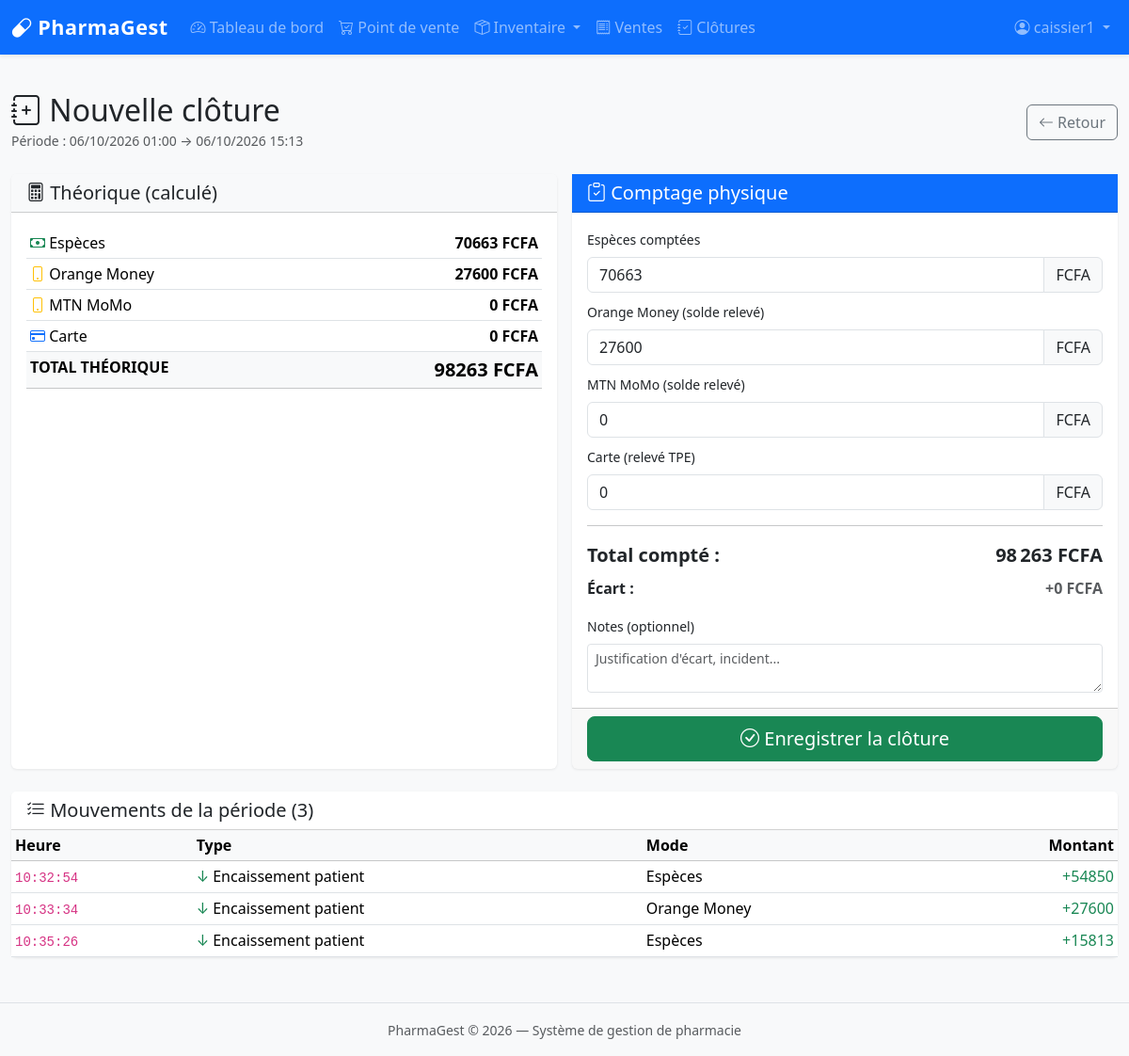
The page /sales/closures/new/ (signed in) on the database its author committed.
### accounts/models.py (models this page shows, shortened)
class User(AbstractUser):
    ROLE_CHOICES = [
        ('admin', 'Administrateur'),
        ('pharmacist', 'Pharmacien'),
        ('cashier', 'Caissier'),
    ]
    role = models.CharField(max_length=20, choices=ROLE_CHOICES, default='cashier')
    phone = models.CharField("Téléphone", max_length=20, blank=True)
    can_access_cash_closure = models.BooleanField(
        "Peut clôturer la caisse", default=False,
        help_text="Autorise l'accès à l'écran de clôture de caisse. "
                  "À réserver aux responsables."
    )
    can_manage_insurance = models.BooleanField(
        "Peut gérer les assurances", default=False,
        help_text="Autorise la gestion des créances et paiements d'assurance."
    )
    can_view_reports = models.BooleanField(
        "Peut voir les rapports", default=False,
        help_text="Autorise l'accès aux rapports de vente et de caisse."
    )

### sales/models.py (models this page shows, shortened)
class CashMovement(models.Model):
    TYPE_CHOICES = [
        ('sale_patient', "Encaissement patient"),
        ('refund', "Remboursement"),
        ('purchase', "Achat fournisseur"),
        ('expense', "Dépense"),
        ('cash_in', "Entrée de caisse manuelle"),
        ('cash_out', "Sortie de caisse manuelle"),
    ]
    movement_type = models.CharField(
        "Type", max_length=30, choices=TYPE_CHOICES, db_index=True
    )
    amount = models.DecimalField(
        "Montant", max_digits=12, decimal_places=2,
        help_text="Toujours positif."
    )
    payment_method = models.CharField(
        "Mode de paiement", max_length=20,
        choices=Sale.PAYMENT_CHOICES,
        help_text="Espèces, OM, MoMo, carte — le canal physique."
    )
    sale = models.ForeignKey(
        Sale, on_delete=models.SET_NULL,
        null=True, blank=True, related_name='cash_movements',
        verbose_name="Vente liée"
    )
    description = models.CharField("Description", max_length=255, blank=True)
    reference = models.CharField(
        "Référence", max_length=50, blank=True, db_index=True
    )
    created_by = models.ForeignKey(
        settings.AUTH_USER_MODEL, on_delete=models.PROTECT,
        null=True, blank=True, verbose_name="Créé par"
    )
    date = models.DateTimeField("Date", default=timezone.now, db_index=True)
    created_at = models.DateTimeField(auto_now_add=True)
    class Meta:
        verbose_name = "Mouvement de caisse"
        verbose_name_plural = "Mouvements de caisse"
        ordering = ['-date']
        indexes = [
            models.Index(fields=['date', 'movement_type']),
            models.Index(fields=['date', 'payment_method']),
        ]
    @property
    def is_inflow(self):
        return self.movement_type in ('sale_patient', 'cash_in')

### sales/views.py (the view, shortened to what this page needs)
# urls.py: path('closures/new/', views.cash_closure_new, name='cash_closure_new'),
@login_required
@can_access_cash_closure
def cash_closure_new(request):
    now = timezone.now()
    default_start = now.replace(hour=0, minute=0, second=0, microsecond=0)
    period_start_str = request.GET.get('start') or request.POST.get('period_start')
    period_end_str = request.GET.get('end') or request.POST.get('period_end')
    try:
        period_start = (
            datetime.fromisoformat(period_start_str)
            if period_start_str else default_start
        )
    except ValueError:
        period_start = default_start
    try:
        period_end = (
            datetime.fromisoformat(period_end_str)
            if period_end_str else now
        )
    except ValueError:
        period_end = now
    preview = CashClosure(
        cashier=request.user,
        closure_date=period_end.date(),
        period_start=period_start,
        period_end=period_end,
    )
    preview.compute_totals()
    movements = CashMovement.objects.filter(
        created_by=request.user,
        date__gte=period_start,
        date__lte=period_end,
    ).order_by('date')
    sales = Sale.objects.filter(
        cashier=request.user,
        created_at__gte=period_start,
        created_at__lte=period_end,
    ).order_by('created_at')
    context = {
        'preview': preview,
        'movements': movements,
        'sales': sales,
        'period_start': period_start,
        'period_end': period_end,
        'payment_methods': CashMovement.PAYMENT_CHOICES if hasattr(CashMovement, 'PAYMENT_CHOICES') else Sale.PAYMENT_CHOICES,
    }
    return render(request, 'sales/cash_closure_form.html', context)

### accounts/permissions.py (called while the page is built)
def require_permission(field_name, error_message=None):
    def decorator(view_func):
        @wraps(view_func)
        def _wrapped(request, *args, **kwargs):
            if not request.user.is_authenticated:
                return redirect('login')
            if request.user.is_superuser:
                return view_func(request, *args, **kwargs)
            if not getattr(request.user, field_name, False):
                msg = error_message or "Vous n'avez pas la permission d'accéder à cette page."
                messages.error(request, msg)
                raise PermissionDenied(msg)
            return view_func(request, *args, **kwargs)
        return _wrapped
    return decorator

### sales/templates/sales/cash_closure_form.html (shortened to what this page needs)
{% extends "base.html" %}
{% block content %}
<div class="d-flex justify-content-between align-items-center mb-4">
    <div>
        <h2 class="mb-0"><i class="bi bi-journal-plus"></i> Nouvelle clôture</h2>
        <small class="text-muted">
            Période : {{ period_start|date:"d/m/Y H:i" }} → {{ period_end|date:"d/m/Y H:i" }}
        </small>
    </div>
    <a href="{% url 'sales:cash_closure_list' %}" class="btn btn-outline-secondary">
        <i class="bi bi-arrow-left"></i> Retour
    </a>
</div>
<div class="row g-3">
    <div class="col-lg-6">
        <div class="card h-100">
            <div class="card-header bg-light">
                <h5 class="mb-0"><i class="bi bi-calculator"></i> Théorique (calculé)</h5>
            </div>
            <div class="card-body">
                <table class="table table-sm mb-0">
                    <tr>
                        <td><i class="bi bi-cash text-success"></i> Espèces</td>
                        <td class="text-end fw-bold">{{ preview.theoretical_cash|floatformat:0 }} FCFA</td>
                    </tr>
                    <tr>
                        <td><i class="bi bi-phone text-warning"></i> Orange Money</td>
                        <td class="text-end fw-bold">{{ preview.theoretical_om|floatformat:0 }} FCFA</td>
                    </tr>
                    <tr>
                        <td><i class="bi bi-phone text-warning"></i> MTN MoMo</td>
                        <td class="text-end fw-bold">{{ preview.theoretical_momo|floatformat:0 }} FCFA</td>
                    </tr>
                    <tr>
                        <td><i class="bi bi-credit-card text-primary"></i> Carte</td>
                        <td class="text-end fw-bold">{{ preview.theoretical_card|floatformat:0 }} FCFA</td>
                    </tr>
                    <tr class="table-light">
                        <th>TOTAL THÉORIQUE</th>
                        <th class="text-end fs-5">{{ preview.theoretical_total|floatformat:0 }} FCFA</th>
                    </tr>
                </table>
            </div>
        </div>
    </div>
    <div class="col-lg-6">
        <form method="post" class="card h-100">
            <div class="card-header bg-primary text-white">
                <h5 class="mb-0"><i class="bi bi-clipboard-check"></i> Comptage physique</h5>
            </div>
            <div class="card-body">
                <div class="mb-2">
                    <label class="form-label small">Espèces comptées</label>
                    <div class="input-group">
                        <input type="number" name="counted_cash" step="1" min="0"
                               class="form-control" id="counted_cash"
                               value="{{ preview.theoretical_cash|floatformat:0 }}" required>
                        <span class="input-group-text">FCFA</span>
                    </div>
                </div>
                <div class="mb-2">
                    <label class="form-label small">Orange Money (solde relevé)</label>
                    <div class="input-group">
                        <input type="number" name="counted_om" step="1" min="0"
                               class="form-control" id="counted_om"
                               value="{{ preview.theoretical_om|floatformat:0 }}" required>
                        <span class="input-group-text">FCFA</span>
                    </div>
                </div>
                <div class="mb-2">
                    <label class="form-label small">MTN MoMo (solde relevé)</label>
                    <div class="input-group">
                        <input type="number" name="counted_momo" step="1" min="0"
                               class="form-control" id="counted_momo"
                               value="{{ preview.theoretical_momo|floatformat:0 }}" required>
                        <span class="input-group-text">FCFA</span>
                    </div>
                </div>
                <div class="mb-2">
                    <label class="form-label small">Carte (relevé TPE)</label>
                    <div class="input-group">
                        <input type="number" name="counted_card" step="1" min="0"
                               class="form-control" id="counted_card"
                               value="{{ preview.theoretical_card|floatformat:0 }}" required>
                        <span class="input-group-text">FCFA</span>
                    </div>
                </div>
                <hr>
                <div class="d-flex justify-content-between fs-5">
                    <strong>Total compté :</strong>
                    <strong id="counted-total">0 FCFA</strong>
                </div>
                <div class="d-flex justify-content-between mt-2">
                    <strong>Écart :</strong>
                    <strong id="discrepancy" class="text-muted">0 FCFA</strong>
                </div>
                <div class="mt-3">
                    <label class="form-label small">Notes (optionnel)</label>
                    <textarea name="notes" class="form-control form-control-sm" rows="2"
                              placeholder="Justification d'écart, incident..."></textarea>
                </div>
            </div>
            <div class="card-footer">
                <div class="d-grid">
                    <button type="submit" class="btn btn-success btn-lg">
                        <i class="bi bi-check-circle"></i> Enregistrer la clôture
                    </button>
                </div>
            </div>
        </form>
    </div>
</div>
<div class="card mt-4">
    <div class="card-header bg-white">
        <h5 class="mb-0"><i class="bi bi-list-check"></i> Mouvements de la période ({{ movements.count }})</h5>
    </div>
    <div class="table-responsive" style="max-height: 400px; overflow-y: auto;">
        <table class="table table-sm table-hover mb-0">
            <thead class="table-light" style="position: sticky; top: 0;">
                <tr>
                    <th>Heure</th>
                    <th>Type</th>
                    <th>Mode</th>
                    <th class="text-end">Montant</th>
                </tr>
            </thead>
            <tbody>
                {% for m in movements %}
                <tr>
                    <td><code>{{ m.date|date:"H:i:s" }}</code></td>
                    <td>
                        {% if m.is_inflow %}
                            <span class="text-success">↓</span> {{ m.get_movement_type_display }}
                        {% else %}
                            <span class="text-danger">↑</span> {{ m.get_movement_type_display }}
                        {% endif %}
                    </td>
                    <td>{{ m.get_payment_method_display|default:"—" }}</td>
                    <td class="text-end {% if m.is_inflow %}text-success{% else %}text-danger{% endif %}">
                        {% if m.is_inflow %}+{% else %}−{% endif %}{{ m.amount|floatformat:0 }}
                    </td>
                </tr>
                {% empty %}
                <tr>
                    <td colspan="4" class="text-center text-muted py-4">
                        Aucun mouvement sur cette période
                    </td>
                </tr>
                {% endfor %}
            </tbody>
        </table>
    </div>
</div>
{% endblock %}

### templates/base.html (shortened to what this page needs)
{% load static %}
<!DOCTYPE html>
<html lang="fr">
<head>
    <link rel="stylesheet" href="{% static 'vendor/bootstrap.min.css' %}">
    <link rel="stylesheet" href="{% static 'vendor/bootstrap-icons.css' %}">
    <link rel="stylesheet" href="{% static 'css/style.css' %}">
</head>
<body>
<nav class="navbar navbar-expand-lg navbar-dark bg-primary shadow-sm">
    <div class="container-fluid">
        <a class="navbar-brand fw-bold" href="{% url 'dashboard' %}">
            <i class="bi bi-capsule"></i> PharmaGest
        </a>
        <div class="collapse navbar-collapse" id="navMain">
            <ul class="navbar-nav me-auto">
                <li class="nav-item">
                    <a class="nav-link" href="{% url 'dashboard' %}">
                        <i class="bi bi-speedometer2"></i> Tableau de bord
                    </a>
                </li>
                <li class="nav-item">
                    <a class="nav-link" href="{% url 'sales:pos' %}">
                        <i class="bi bi-cart-check"></i> Point de vente
                    </a>
                </li>
                <li class="nav-item dropdown">
                    <a class="nav-link dropdown-toggle" href="#" data-bs-toggle="dropdown">
                        <i class="bi bi-box-seam"></i> Inventaire
                    </a>
                </li>
                <li class="nav-item">
                    <a class="nav-link" href="#">
                        <i class="bi bi-receipt"></i> Ventes
                    </a>
                    {% if user.can_access_cash_closure or user.is_superuser %}
                    <li class="nav-item">
                        <a class="nav-link" href="{% url 'sales:cash_closure_list' %}">
                            <i class="bi bi-journal-check"></i> Clôtures
                        </a>
                    </li>
                    {% endif %}
                </li>
            </ul>
            <ul class="navbar-nav">
                {% if user.is_authenticated %}
                    <li class="nav-item dropdown">
                        <a class="nav-link dropdown-toggle" href="#" data-bs-toggle="dropdown">
                            <i class="bi bi-person-circle"></i> {{ user.username }}
                        </a>
                    </li>
                {% else %}
                    <li class="nav-item">
                        <a class="nav-link" href="{% url 'login' %}">
                            <i class="bi bi-box-arrow-in-right"></i> Connexion
                        </a>
                    </li>
                {% endif %}
            </ul>
        </div>
    </div>
</nav>
<main class="container-fluid py-4">
    {% block content %}{% endblock %}
</main>
<footer class="text-center text-muted py-3 border-top mt-4">
    <small>PharmaGest &copy; {% now "Y" %} — Système de gestion de pharmacie</small>
</footer>
</body>
</html>

### static/css/style.css (style rules this page uses)
body { background-color: #f8f9fa; font-family: 'Segoe UI', system-ui, -apple-system, sans-serif; }
.navbar-brand { font-size: 1.35rem; letter-spacing: 0.5px; }
.card { border: none; box-shadow: 0 1px 3px rgba(0, 0, 0, 0.08); transition: box-shadow 0.2s ease; }

### rows shown on the page
User: username "caissier1"
CashMovement: date "10:32:54", movement_type "Encaissement patient", payment_method "Espèces", amount "54850"
CashMovement: date "10:33:34", movement_type "Encaissement patient", payment_method "Orange Money", amount "27600"
CashMovement: date "10:35:26", movement_type "Encaissement patient", payment_method "Espèces", amount "15813"

### other values the page prints
{{ period_start|date:"d/m/Y H:i" }} "06/10/2026 01:00"
{{ period_end|date:"d/m/Y H:i" }} "06/10/2026 15:13"
{{ preview.theoretical_cash|floatformat:0 }} "70663"
{{ preview.theoretical_om|floatformat:0 }} "27600"
{{ preview.theoretical_momo|floatformat:0 }} "0"
{{ preview.theoretical_card|floatformat:0 }} "0"
{{ preview.theoretical_total|floatformat:0 }} "98263"
{{ movements.count }} "3"
